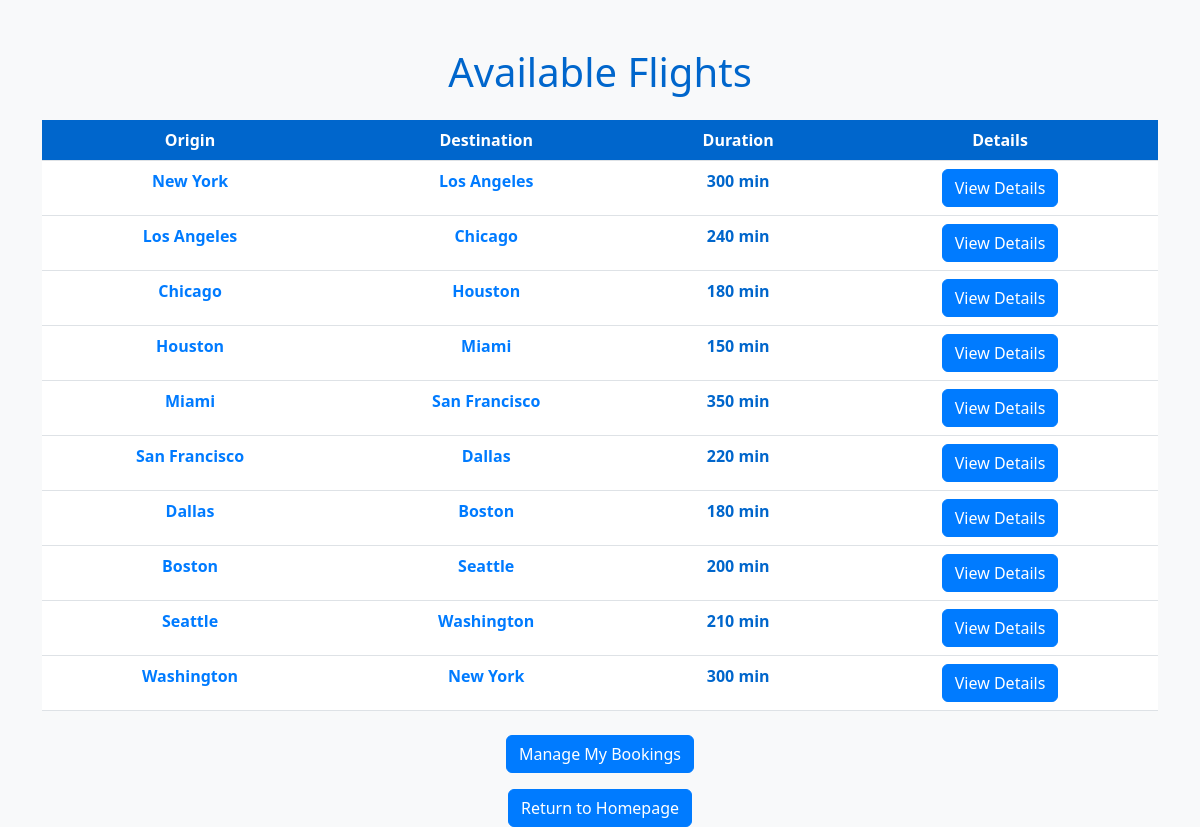
The page /flights/ on the database as committed earlier.
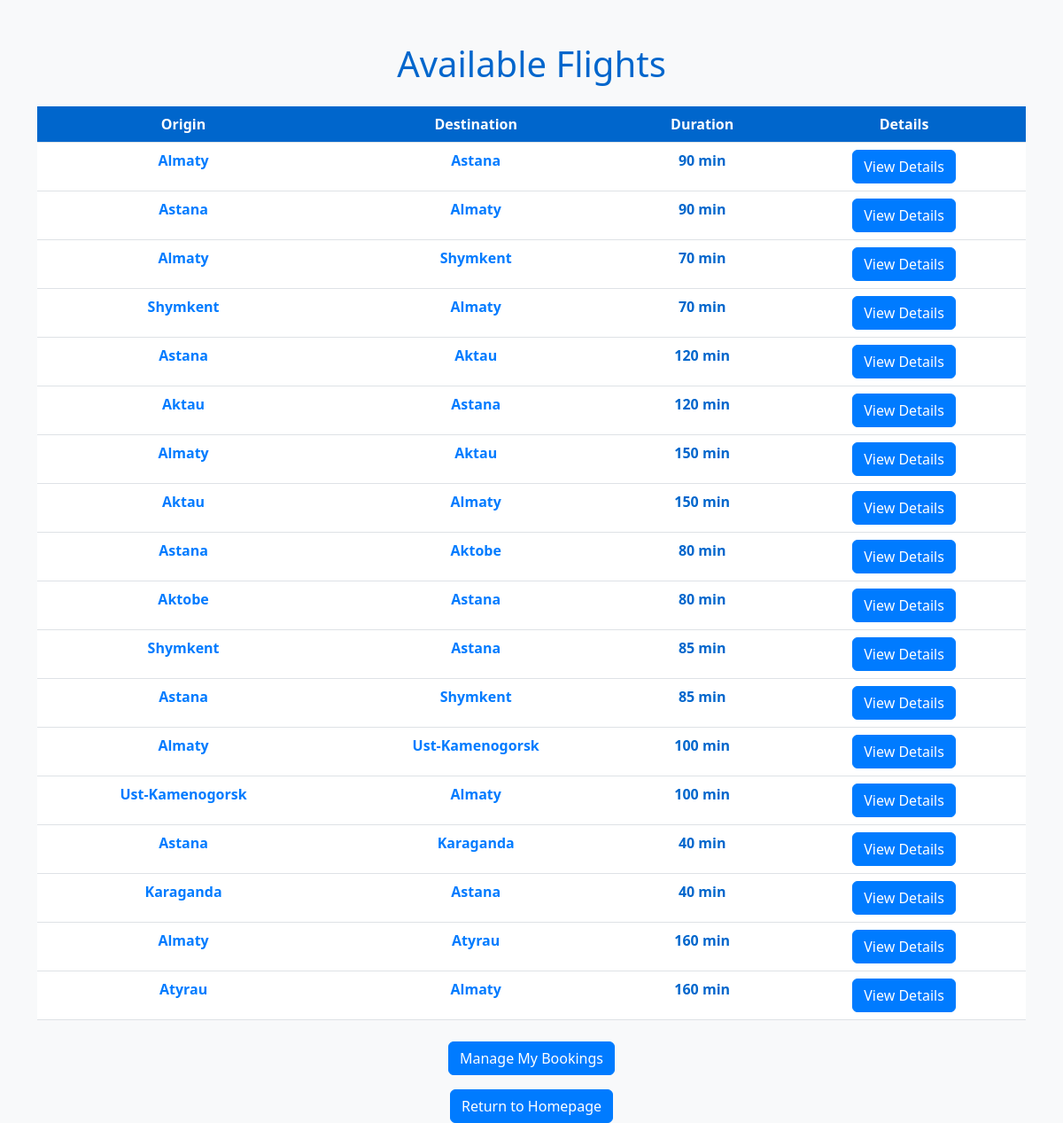
The same page on the database as committed later.
### flights/models.py (models this page shows, shortened)
class Flight(models.Model):
    origin = models.ForeignKey(Airport, on_delete=models.CASCADE, related_name='flights_from')
    destination = models.ForeignKey(Airport, on_delete=models.CASCADE, related_name='flights_to')
    duration = models.IntegerField()
    capacity = models.IntegerField()

class Airport(models.Model):
    code = models.CharField(max_length=3, unique=True)
    city = models.CharField(max_length=100)

### flights/views.py (the view)
# urls.py: path('flights/', flights_views.flights, name='flights'),
def flights(request):
    flights_list = Flight.objects.all()
    return render(request, 'flights.html', {'flights': flights_list})

### templates/flights.html (shortened to what this page needs)
<!DOCTYPE html>
<html lang="en">
<head>
    <link rel="stylesheet" href="https://cdn.jsdelivr.net/npm/bootstrap@5.3.0/dist/css/bootstrap.min.css">
</head>
<body>
    <div class="container mt-5">
        <h1 class="text-center mb-4">Available Flights</h1>
        <table class="table">
        <thead>
            <tr>
                <th class="text-center fw-bold">Origin</th>
                <th class="text-center fw-bold">Destination</th>
                <th class="text-center fw-bold">Duration</th>
                <th class="text-center fw-bold">Details</th>
            </tr>
        </thead>
        <tbody>
            {% for flight in flights %}
            <tr>
                <td class="text-center fw-bold">
                    <a href="{% url 'airport_details' flight.origin.id %}" class="city-link">{{ flight.origin.city }}</a>
                </td>
                <td class="text-center fw-bold">
                    <a href="{% url 'airport_details' flight.destination.id %}" class="city-link">{{ flight.destination.city }}</a>
                </td>
                <td class="text-center fw-bold">{{ flight.duration }} min</td>
                <td class="text-center fw-bold">
                    <a href="{% url 'flight_details' flight.id %}" class="btn btn-primary">View Details</a>
                </td>
            </tr>
            {% endfor %}
        </tbody>
        </table>
        <div class="text-center mt-4">
            <a href="/manage-booking/" class="btn">Manage My Bookings</a>
        </div>
        <div class="text-center mt-3">
            <a href="/" class="btn">Return to Homepage</a>
        </div>
    </div>
</body>
</html>

### templates/flights.html (style rules this page uses)
body { background-color: #f8f9fa; color: #0066CC; }
.table { background-color: white; }
.table th, .table td { color: #0066CC; }
.table th { background-color: #0066CC; color: white; }
.btn { background-color: #007bff; border-color: #007bff; color: white; }
.city-link { text-decoration: none; color: #007bff; font-weight: bold; text-align: center; display: block; }

Rows that differ between the two databases and show on the page:
changed Flight (number 1 of 18 on the later page): origin.city "New York" → "Almaty"; destination.city "Los Angeles" → "Astana"; duration "300" → "90"
changed Flight (number 2 of 18 on the later page): origin.city "Los Angeles" → "Astana"; destination.city "Chicago" → "Almaty"; duration "240" → "90"
changed Flight (number 3 of 18 on the later page): origin.city "Chicago" → "Almaty"; destination.city "Houston" → "Shymkent"; duration "180" → "70"
changed Flight (number 4 of 18 on the later page): origin.city "Houston" → "Shymkent"; destination.city "Miami" → "Almaty"; duration "150" → "70"
changed Flight (number 5 of 18 on the later page): origin.city "Miami" → "Astana"; destination.city "San Francisco" → "Aktau"; duration "350" → "120"
changed Flight (number 6 of 18 on the later page): origin.city "San Francisco" → "Aktau"; destination.city "Dallas" → "Astana"; duration "220" → "120"
changed Flight (number 7 of 18 on the later page): origin.city "Dallas" → "Almaty"; destination.city "Boston" → "Aktau"; duration "180" → "150"
changed Flight (number 8 of 18 on the later page): origin.city "Boston" → "Aktau"; destination.city "Seattle" → "Almaty"; duration "200" → "150"
changed Flight (number 9 of 18 on the later page): origin.city "Seattle" → "Astana"; destination.city "Washington" → "Aktobe"; duration "210" → "80"
changed Flight (number 10 of 18 on the later page): origin.city "Washington" → "Aktobe"; destination.city "New York" → "Astana"; duration "300" → "80"
added Flight: origin.city "Shymkent", destination.city "Astana", duration "85"
added Flight: origin.city "Astana", destination.city "Shymkent", duration "85"
added Flight: origin.city "Almaty", destination.city "Ust-Kamenogorsk", duration "100"
added Flight: origin.city "Ust-Kamenogorsk", destination.city "Almaty", duration "100"
added Flight: origin.city "Astana", destination.city "Karaganda", duration "40"
added Flight: origin.city "Karaganda", destination.city "Astana", duration "40"
added Flight: origin.city "Almaty", destination.city "Atyrau", duration "160"
added Flight: origin.city "Atyrau", destination.city "Almaty", duration "160"
